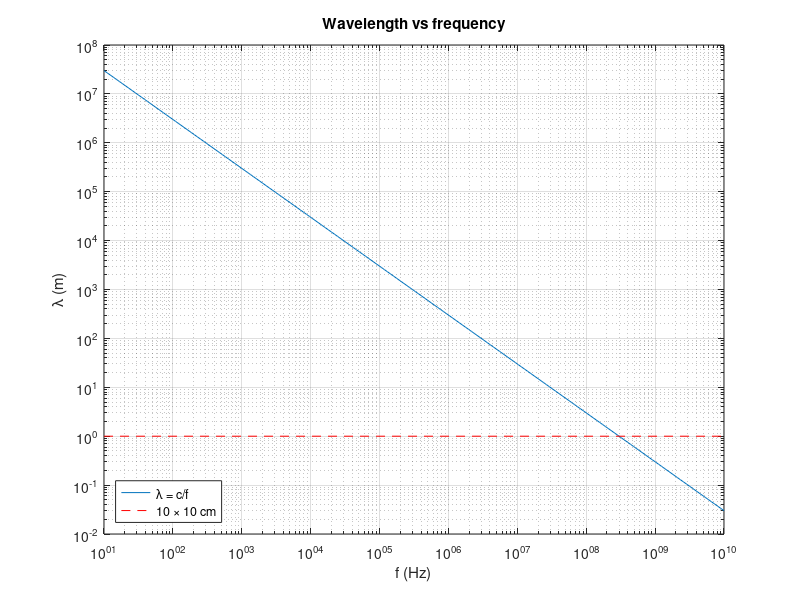

The MATLAB source for this figure: (Note: this script raises an error after producing the figure.)
% Circuits 1 — Circuit Analysis: An Overview (lumped or not?)
%title: Wavelength and the Lumped Model
%ar-title: طول الموجة ومتى يصح النموذج المجمّع
%lesson: c1-variables-1
%course: circuits-1

%% The example: wavelength at 60 Hz and at 1 GHz
%ar: مثال الدرس: λ = c/f. نكتب سرعة الضوء والترددين، ثم نقسم. لاحظ كتابة 1 GHz بالشكل 1e9.
c = 3e8;                 % speed of light (m/s)
f = [60 1e9];            % frequencies (Hz)
lambda = c ./ f;         % wavelength of each (m)
fprintf('f = %-8g Hz  ->  lambda = %g m\n', [f; lambda])
%check: lambda(1) == 5e6 && abs(lambda(2) - 0.3) < 1e-12

%% Lumped or distributed?
%ar: قاعدة عملية: الدائرة lumped إذا كان أكبر طول فيها أصغر بكثير من λ (نستخدم هنا عُشر λ كحد). نختبر مسارًا طوله 10 cm.
d = 0.10;                % longest dimension of the circuit (m)
for k = 1:numel(f)
    if d < lambda(k)/10
        fprintf('%g Hz: d/lambda = %.2g  -> lumped model OK\n', f(k), d/lambda(k))
    else
        fprintf('%g Hz: d/lambda = %.2g  -> NOT lumped\n', f(k), d/lambda(k))
    end
end

%% Wavelength over a range of frequencies
%ar: نرسم λ لمدى واسع من الترددات بمقياس لوغاريتمي (loglog) لأن القيم تمتد من آلاف الكيلومترات إلى سنتيمترات.
f = logspace(1, 10, 200);
loglog(f, c./f); grid on
xlabel('f (Hz)'); ylabel('\lambda (m)'); title('Wavelength vs frequency')
hold on; loglog([10 1e10], [1 1]*d*10, 'r--'); hold off
legend('\lambda = c/f', '10 \times 10 cm', 'Location', 'southwest')

%%! Project idea: a lumped-model checker
%ar: حوّلها لأداة: دالة تأخذ أبعاد اللوحة وأعلى تردد في الإشارة وتقول هل يكفي تحليل الدوائر العادي أم نحتاج خطوط نقل. جرّبها على لوحة جوال (15 cm) عند 2.4 GHz.
check_lumped(0.15, 2.4e9);
check_lumped(0.15, 50);

function check_lumped(d, f)
    lam = 3e8/f;
    if d < lam/10, s = 'lumped circuit analysis is fine'; else, s = 'use transmission-line (distributed) analysis'; end
    fprintf('board %.2f m at %g Hz: lambda = %.3g m -> %s\n', d, f, lam, s)
end
